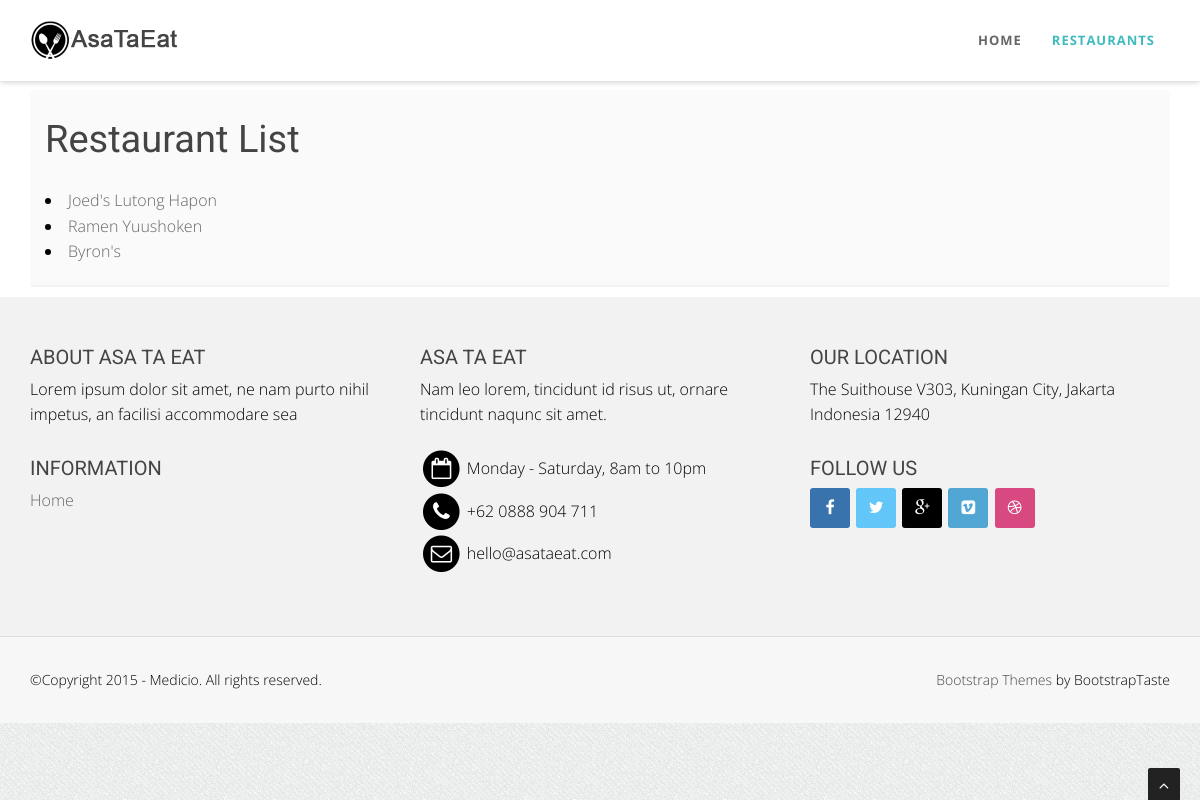
Before: /resturants/ with the older database file.
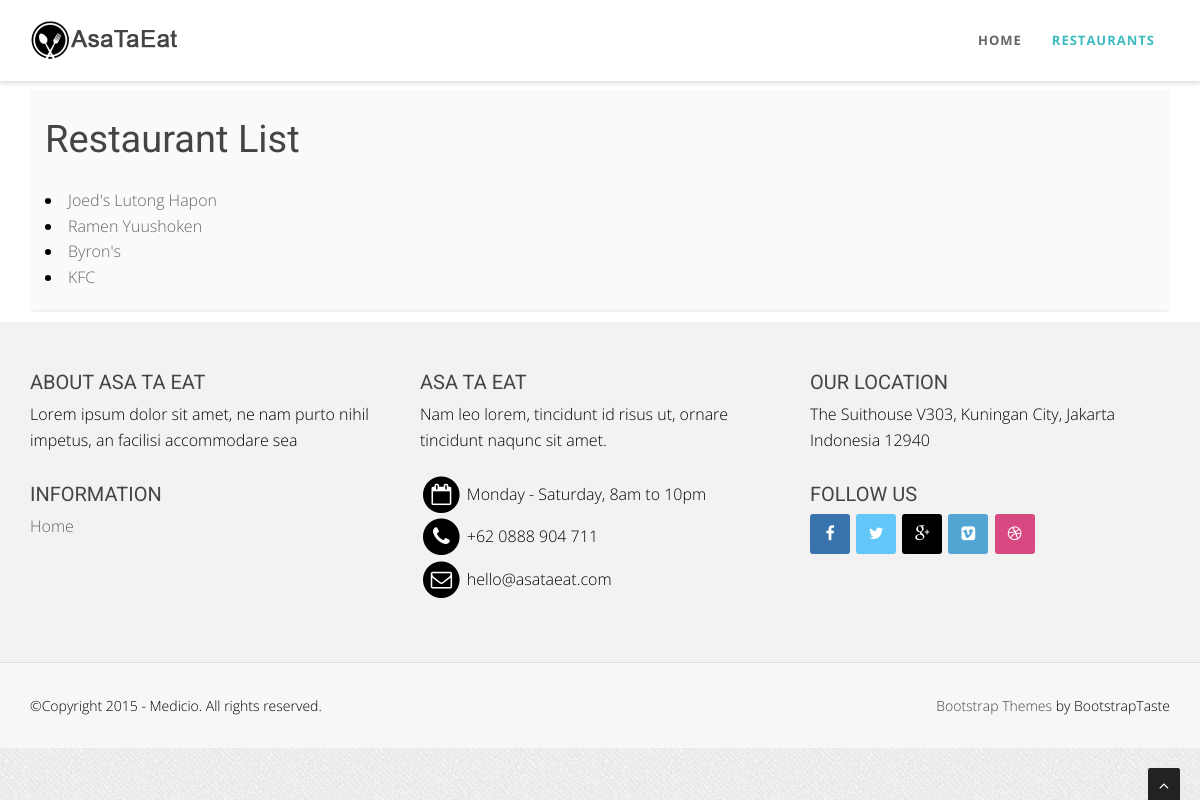
After: the same page with the newer database file.
### restaurants/models.py (models this page shows, shortened)
class RestaurantLocation(models.Model):
    owner       = models.ForeignKey(User)
    name        = models.CharField(max_length=120)
    location    = models.CharField(max_length=120, null=True, blank=True)
    category    = models.CharField(max_length=120, null=True, blank=False)
    timestamp   = models.DateTimeField(auto_now_add=True)
    updated     = models.DateTimeField(auto_now=True)
    slug        = models.SlugField(null=True, blank=True)
    def get_absolute_url(self):
        return reverse('restaurants:detail', kwargs={'slug': self.slug})

### restaurants/views.py (the view)
class RestaurantListView(ListView):
    def get_queryset(self):
        slug = self.kwargs.get("slug")
        if slug:
            queryset = RestaurantLocation.objects.filter(
                Q(category__icontains = slug)|
                Q(category__iexact = slug)
            )
        else:
            queryset = RestaurantLocation.objects.all()
        return queryset

### restaurants/templates/restaurants/restaurantlocation_list.html (shortened to what this page needs)
{% extends "base.html" %}
{% block content %}
<section id="callaction" class="home-section paddingtop-90 paddingbot-10">
        <div class="container">
             <div class="row">
                 <div class="col-md-12">
                     <div class="callaction bg-gray">
                         <div class="row">
                            <h1>Restaurant List</h1>
                         </div>
                         <div class="row">
                            {% for object in object_list %}
                                <li><a href="{{ object.get_absolute_url }}">{{ object.name }}</a></li>
                            {% endfor %}
                        </div>
                     </div>
                 </div>
             </div>
         </div>
 </section>
{% endblock content %}

### templates/base.html (shortened to what this page needs)
<!Doctype html>
<html lang="en">
<head>
    {% include 'snippets/css.html' %}
</head>
<body id="page-top" data-spy="scroll" data-target=".navbar-custom">
    <div id="wrapper">
    {% include 'snippets/nav.html' %}
        {% block content %}
        {% endblock content %}
    </div>
    {% include 'snippets/footer.html' %}
    <a href="#" class="scrollup"><i class="fa fa-angle-up active"></i></a>
</body>
</html>

### templates/snippets/css.html
{% load staticfiles %}
<link href="{% static "css/bootstrap.min.css" %}" rel="stylesheet" type="text/css">
<link href="{% static "font-awesome/css/font-awesome.min.css" %}" rel="stylesheet" type="text/css" />
<link rel="stylesheet" type="text/css" href="{% static "plugins/cubeportfolio/css/cubeportfolio.min.css" %}">
<link href="{% static "css/nivo-lightbox.css" %}" rel="stylesheet" />
<link href="{% static "css/nivo-lightbox-theme/default/default.css" %}" rel="stylesheet" type="text/css" />
<link href="{% static "css/owl.carousel.css" %}" rel="stylesheet" media="screen" />
<link href="{% static "css/owl.theme.css" %}" rel="stylesheet" media="screen" />
<link href="{% static "css/animate.css" %}" rel="stylesheet" />
<link href="{% static "css/style.css" %}" rel="stylesheet">
<link id="bodybg" href="{% static "bodybg/bg1.css" %}" rel="stylesheet" type="text/css" />
<link id="t-colors" href="{% static "color/default.css" %}" rel="stylesheet">

### templates/snippets/nav.html (shortened to what this page needs)
    {% load staticfiles %}
    <nav class="navbar navbar-custom navbar-fixed-top" role="navigation">
            <div class="container navigation">
                <div class="navbar-header page-scroll">
                    <a class="navbar-brand" href="{% url 'home' %}">
                        <img src="{% static "img/logo.png" %}" alt="" width="150" height="40" />
                    </a>
                </div>
                <div class="collapse navbar-collapse navbar-right navbar-main-collapse">
                <ul class="nav navbar-nav">
                    {% url 'home' as home %}
                    {% url 'restaurants:list' as restaurant_list %}
                    <li class="{% if request.path  == home %}active{% endif %}"><a href="{% url 'home' %}">Home</a></li>
                    <li class="{% if request.path  == restaurant_list %}active{% endif %}"><a href="{% url 'restaurants:list' %}">Restaurants</a></li>
                </ul>
                </div>
            </div>
    </nav>

### templates/snippets/footer.html
<footer>
		<div class="container">
			<div class="row">
				<div class="col-sm-6 col-md-4">
					<div class="wow fadeInDown" data-wow-delay="0.1s">
					<div class="widget">
						<h5>About Asa Ta Eat</h5>
						<p>
						Lorem ipsum dolor sit amet, ne nam purto nihil impetus, an facilisi accommodare sea
						</p>
					</div>
					</div>
					<div class="wow fadeInDown" data-wow-delay="0.1s">
					<div class="widget">
						<h5>Information</h5>
						<ul>
							<li><a href="#">Home</a></li>
						</ul>
					</div>
					</div>
				</div>
				<div class="col-sm-6 col-md-4">
					<div class="wow fadeInDown" data-wow-delay="0.1s">
					<div class="widget">
						<h5>Asa Ta Eat</h5>
						<p>
						Nam leo lorem, tincidunt id risus ut, ornare tincidunt naqunc sit amet.
						</p>
						<ul>
							<li>
								<span class="fa-stack fa-lg">
									<i class="fa fa-circle fa-stack-2x"></i>
									<i class="fa fa-calendar-o fa-stack-1x fa-inverse"></i>
								</span> Monday - Saturday, 8am to 10pm
							</li>
							<li>
								<span class="fa-stack fa-lg">
									<i class="fa fa-circle fa-stack-2x"></i>
									<i class="fa fa-phone fa-stack-1x fa-inverse"></i>
								</span> +62 0888 904 711
							</li>
							<li>
								<span class="fa-stack fa-lg">
									<i class="fa fa-circle fa-stack-2x"></i>
									<i class="fa fa-envelope-o fa-stack-1x fa-inverse"></i>
								</span> hello@asataeat.com
							</li>
						</ul>
					</div>
					</div>
				</div>
				<div class="col-sm-6 col-md-4">
					<div class="wow fadeInDown" data-wow-delay="0.1s">
					<div class="widget">
						<h5>Our location</h5>
						<p>The Suithouse V303, Kuningan City, Jakarta Indonesia 12940</p>
					</div>
					</div>
					<div class="wow fadeInDown" data-wow-delay="0.1s">
					<div class="widget">
						<h5>Follow us</h5>
						<ul class="company-social">
								<li class="social-facebook"><a href="#"><i class="fa fa-facebook"></i></a></li>
								<li class="social-twitter"><a href="#"><i class="fa fa-twitter"></i></a></li>
								<li class="social-google"><a href="#"><i class="fa fa-google-plus"></i></a></li>
								<li class="social-vimeo"><a href="#"><i class="fa fa-vimeo-square"></i></a></li>
								<li class="social-dribble"><a href="#"><i class="fa fa-dribbble"></i></a></li>
						</ul>
					</div>
					</div>
				</div>
			</div>
		</div>
		<div class="sub-footer">
		<div class="container">
			<div class="row">
				<div class="col-sm-6 col-md-6 col-lg-6">
					<div class="wow fadeInLeft" data-wow-delay="0.1s">
					<div class="text-left">
					<p>&copy;Copyright 2015 - Medicio. All rights reserved.</p>
					</div>
					</div>
				</div>
				<div class="col-sm-6 col-md-6 col-lg-6">
					<div class="wow fadeInRight" data-wow-delay="0.1s">
					<div class="text-right">
						<p><a href="http://bootstraptaste.com/">Bootstrap Themes</a> by BootstrapTaste</p>
					</div>
					</div>
				</div>
			</div>
		</div>
		</div>
</footer>

### templates/snippets/js.html (shortened to what this page needs)
{% load staticfiles %}

### static/css/style.css (style rules this page uses)
body { width: 100%; height: 100%; font-family: 'Open Sans', sans-serif; font-weight: 300; color: black; background-color: #ddd; font-size: 16px; line-height: 1.6em; }
html { width: 100%; height: 100%; }
h1 { font-size: 38px; }
h5 { font-size: 24px; }
h1, h2, h3, h4, h5, h6 { margin: 0 0 30px; font-family: 'Roboto', sans-serif; font-weight: 400; color: #444; line-height: 1em; }
p { margin: 0 0 20px; }
a { color: #666; -webkit-transition: all .2s ease-in-out; -moz-transition: all .2s ease-in-out; transition: all .2s ease-in-out; }
.navbar-brand { padding-top: 15px; margin-top: 5px; padding-bottom: 0; }
.navbar.navbar-custom { width: inherit; margin: 0 auto; padding-bottom:0; box-shadow: 0 0 3px rgba(0,0,0,0.12); box-shadow: 0 1px 6px rgba(0,0,0,.2); -webkit-box-shadow: 0 1px 6px rgba(0,0,0,.2); -moz-box-shadow: 0 1px 6px rgba(0,0,0,.2); -o-box-shadow: 0 1px 6px rgba(0,0,0,.2); }
.navbar.navbar-custom .navigation { padding-bottom: 15px; }
.navbar { margin-bottom: 0; border-bottom: 1px solid rgba(255,255,255,.3); }
.navbar-brand { font-weight: 700; }
.navbar.navbar-custom.navbar-fixed-top { background: #fff; }
.navbar.navbar-custom { padding-top: 0; }
.navbar.navbar-custom ul.nav.navbar-nav { margin-top: 15px; -webkit-transition: all .4s ease-in-out; -moz-transition: all .4s ease-in-out; transition: all .4s ease-in-out; }
.navbar-custom ul.nav li a { font-size: 13px; letter-spacing: 1px; color: #666; text-transform: uppercase; font-weight: 700; background: transparent; }
.navbar-custom.navbar-fixed-top .nav li a:hover, .navbar-custom.navbar-fixed-top .nav li a:focus, .navbar-custom.navbar-fixed-top .nav li.active a, .navbar-custom.navbar-fixed-top .nav li.active { outline: 0; background: none; }
.paddingtop-90 { padding-top:90px !important; }
.paddingbot-10 { padding-bottom:10px !important; }
.home-section { padding-top: 150px; display:block; position:relative; z-index:120; background-color: #fff; }
.bg-gray { background: #fafafa; }
.callaction { padding:30px 30px 20px 30px; border-radius: 4px; border-bottom: 2px solid #f2f2f2; }
.company-social { margin-left: 0; padding-left: 0; margin-top: 10px; }
.company-social { text-align: left; list-style: none; }
.company-social li { margin:0; padding:0; display: inline-block; }
.company-social a { margin:0 2px 0 0; }
.company-social a i { width: 40px; height: 40px; line-height: 40px; text-align: center; color: #fff; -webkit-transition: background .3s ease-in-out; transition: background .3s ease-in-out; text-align: center; border-radius: 3px; padding:0; }
.company-social .social-facebook a i { background: #3873ae; }
.company-social .social-twitter a i { background: #62c6f8; }
.company-social .social-dribble a i { background: #d74980; }
.company-social .social-google a i { background: #000; }
.company-social .social-vimeo a i { background: #51a6d3; }
.widget ul { list-style: none; margin-left:0; padding-left:0; }
footer { background-color: #f2f2f2; }
footer { padding: 50px 0 0; }
footer .widget { margin-bottom: 30px; }
footer .widget h5 { font-size: 20px; margin-bottom: 10px; text-transform: uppercase; }
.sub-footer { margin-top: 30px; background-color: #f7f7f7; border-top: 1px solid #ddd; padding: 30px 0 10px; }
.sub-footer a { color: #444; }
footer .sub-footer p { font-size: 14px; }
.scrollup { position:fixed; width:32px; height:32px; bottom:0px; right:20px; background: #222; -webkit-border-radius: 2px 2px 0 0; -moz-border-radius: 2px 2px 0 0; border-radius: 2px 2px 0 0; }
a.scrollup { outline:0; text-align: center; }
a.scrollup i { margin-top: 10px; color: #fff; }

### static/bodybg/bg1.css (style rules this page uses)
body { background: url(../img/bodybg/bg1.png) repeat left top; }

### static/color/default.css (style rules this page uses)
.navbar-custom.top-nav-collapse .nav li a:hover, .navbar-custom .nav li a:hover, .navbar-custom .nav li.active a,.navbar-custom.top-nav-collapse .nav li.active a { color: #3fbbc0; }

Changed rows visible on the page:
added RestaurantLocation: name "KFC"
